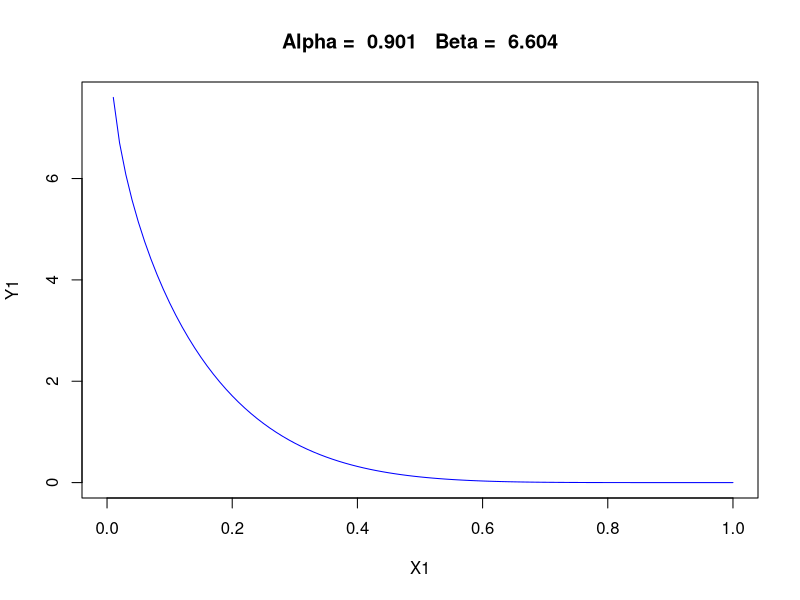
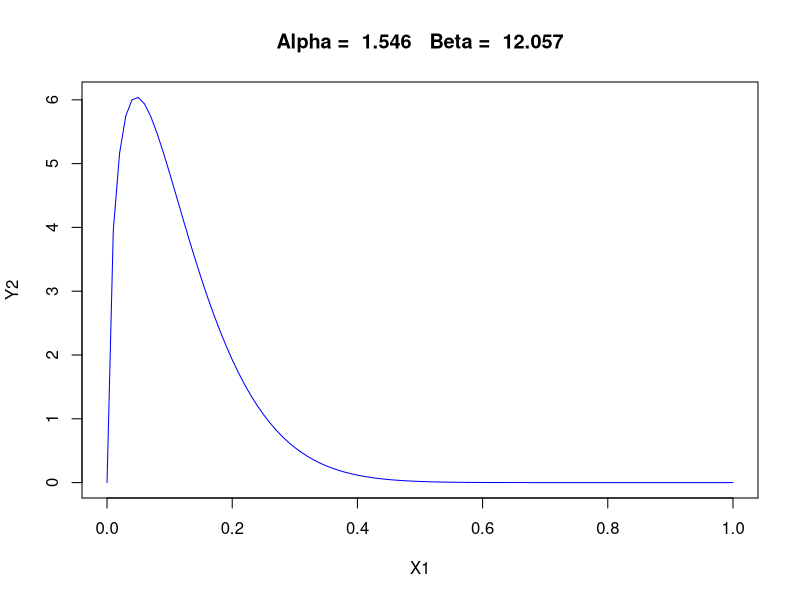
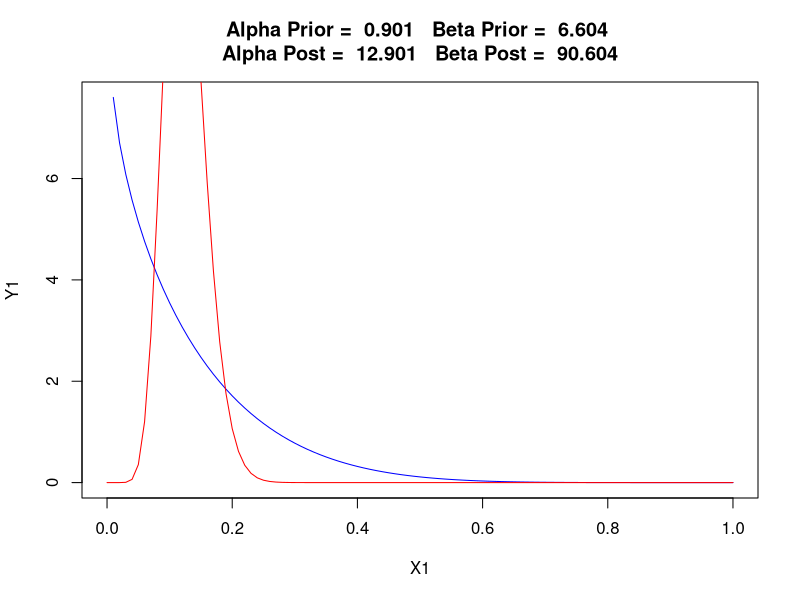
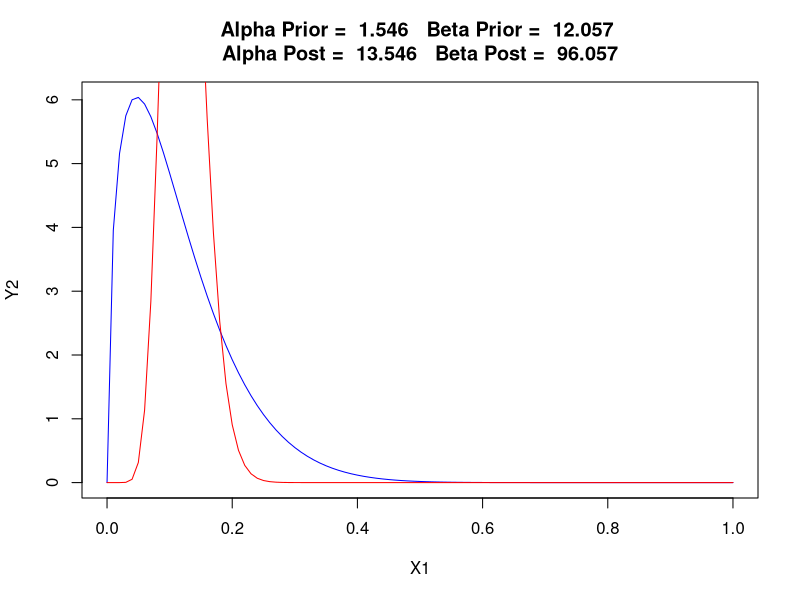

Write R code to recreate these figures, in order.
## ---- chunk 1
knitr::opts_chunk$set(echo = TRUE)
library(magrittr)

## ---- chunk 2

# 𝜃~ 0 < .12 < .2
# Mean = alpha/(alpha + beta) => .12 = x1/(x1+x2)
# Maximum = (alpha - 1) / (alpha + beta -2) => .2 = x1-1/(x1 + x2 -2)
# Put in matrix format and solve for system of equations

A <- cbind(c(7.33, 4),c(-1, -1))

b <- cbind(c(0, -3))

alpha_Beta1 <- solve(A,b)

X1 <- seq(0, 1, by=0.01)

Y1 <- dbeta(X1, alpha_Beta1[1], alpha_Beta1[2])

plot(X1, Y1, type= 'l', col = 'blue',
     main = paste("Alpha = ", round(alpha_Beta1[1],3), " ", "Beta = ", round(alpha_Beta1[2],3) ))


## ---- chunk 3

# 𝜃~ 0.05 < .11 < .16
# Mean = alpha/(alpha + beta) => .11 = x1/(x1+x2)
# Maximum = (alpha - 1) / (alpha + beta -2) => .16 = x1-1/(x1 + x2 -2)
# Put in matrix format and solve for system of equations

A <- cbind(c(8.09, 5.25),c(-1, -1))

b <- cbind(c(0, -4.25))

alpha_Beta2 <- solve(A,b)

X1 <- seq(0, 1, by=0.01)

# Shifting distribution by .05
new_alpha <- alpha_Beta2[1] + .05
new_beta <- alpha_Beta2[2] - .05

Y2 <- dbeta(X1, new_alpha, new_beta)

plot(X1, Y2, type= 'l', col = 'blue',
     main = paste("Alpha = ", round(new_alpha,3), " ", "Beta = ", round(new_beta,3) ))


## ---- chunk 4

n = 96
bernoulli_success = 12

posterior_alpha1 <- alpha_Beta1[1] + bernoulli_success
posterior_beta1 <- alpha_Beta1[2] + n - bernoulli_success

posterior_alpha2 <- new_alpha + bernoulli_success
posterior_beta2 <- new_beta + n - bernoulli_success



posterior_distribution1 = beta(posterior_alpha1, posterior_beta1)

posterior_distribution2 = beta(posterior_alpha2, posterior_beta2)


posterior_distribution1; posterior_distribution2


## ---- chunk 5



posterior_means1 <- posterior_alpha1 / posterior_alpha1 + posterior_beta1

posterior_means2 <- posterior_alpha2 / posterior_alpha2 + posterior_beta2


posterior_means1; posterior_means2

## ---- chunk 6

sd1 <- sqrt(posterior_alpha1 * posterior_beta1 / posterior_alpha1 + posterior_beta1^2 * (posterior_alpha1 + posterior_beta1 + 1))

sd2 <- sqrt(posterior_alpha2 * posterior_beta2 / posterior_alpha2 + posterior_beta2^2 * (posterior_alpha2 + posterior_beta2 + 1))


sd1; sd2

## ---- chunk 7

cred_interval1 <- qbeta(c(0.05,.95),  posterior_alpha1, posterior_beta1)

cred_interval2 <- qbeta(c(0.05,.95),  posterior_alpha2, posterior_beta2)

cred_interval1; cred_interval2


## ---- chunk 8


post1 <- dbeta(X1, posterior_alpha1, posterior_beta1)

prior1 <- plot(X1, Y1, type= 'l', col = 'blue',
     main = paste("Alpha Prior = ", round(alpha_Beta1[1],3), " ", "Beta Prior = ", round(alpha_Beta1[2],3),
     sub = paste("\nAlpha Post = ", round(posterior_alpha1,3), " ", "Beta Post = ", round(posterior_beta1,3) )))
lines(X1, post1, col = 'red')


post2 <- dbeta(X1, posterior_alpha2, posterior_beta2)
prior2 <- plot(X1, Y2, type= 'l', col = 'blue',
     main = paste("Alpha Prior = ", round(new_alpha,3), " ", "Beta Prior = ", round(new_beta,3) ,
     sub = paste("\nAlpha Post = ", round(posterior_alpha2,3), " ", "Beta Post = ", round(posterior_beta2,3) )))
lines(X1, post2, col = 'red')


